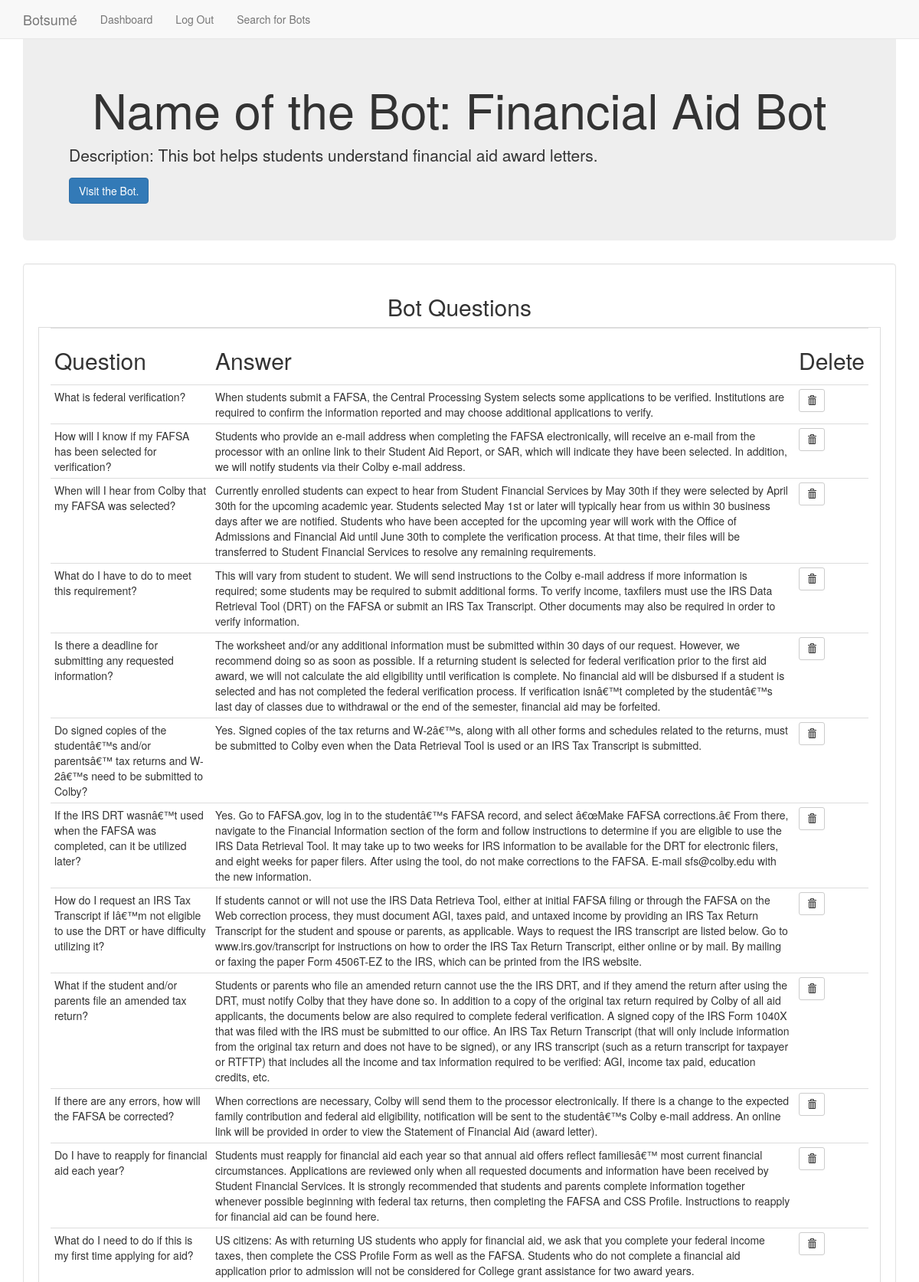
Screenshot of /botsume.php?id=2dcb25be-a351-11e6-ae29-bb567f77d6cd (signed in, upper part) with the database file from the repository.
### tables this page shows
CREATE TABLE `bots` (
  `id` int(11) NOT NULL,
  `userid` text NOT NULL,
  `botname` text NOT NULL,
  `description` text NOT NULL,
  `botid` text NOT NULL,
  `imgsrc` text NOT NULL
);

CREATE TABLE `questions` (
  `id` int(14) NOT NULL,
  `botid` text NOT NULL,
  `questionid` text NOT NULL,
  `question` text NOT NULL,
  `answer` text NOT NULL
);

### controller.php (called while the page is built, shortened)
<?php
class Controller
{
	public function view($view, $data = array())
	{
		require_once 'views/'.$view.'.php';
	}
}

### botsume.php (called while the page is built, shortened)
<?php
	include "connect.php";
	$botid = $_GET['id'];
	$userid = $_SESSION['userid'];
	$conn = $controller->connect();
	$message = NULL;
	$bot = $controller->model('bot');
	$botinfo = $bot->getSpecificBot($conn, $userid, $botid);
	$fbinfo = $bot->getFacebook($conn, $botid);
	$questions = $bot->getQuestions($conn, $botid);
	$controller->view('header');
	$controller->view('botsume', $data = array('bot'=>$botinfo,'questions'=>$questions,'fbinfo'=>$fbinfo, 'message' => $message));
	$controller->view('footer');
?>

### models/bot.php (called while the page is built, shortened)
<?php
class Bot
{
	public function getSpecificBot($conn, $userid, $botid)
	{
		$getBot = mysqli_query($conn, "SELECT * FROM bots WHERE userid = '$userid' AND botid = '$botid' ");
		$myBot = array();
		while ($row = mysqli_fetch_assoc($getBot))
		{
			array_push($myBot, $row);
		}
		return $myBot;
	}
	public function getQuestions($conn, $botid)
	{
		$getQuestions = mysqli_query($conn, "SELECT * FROM questions WHERE botid = '$botid'");
		if (mysqli_num_rows($getQuestions) == 0)
		{
			return 0;
		}
		else
		{
			$questions = array();
			while ($row = mysqli_fetch_assoc($getQuestions))
			{
				array_push($questions, $row);
			}
			return $questions;
		}
	}
}

### views/botsume.php (the view, shortened to what this page needs)
<div class = "container" style = "padding-top: 40px;">
	<div class = "jumbotron">
		<h1 style = "text-align: center;">Name of the Bot: <?php echo $data['bot'][0]['botname'];?></h1>
		<p>Description: <?php echo $data['bot'][0]['description'];?></p>
		<a class = "btn btn-primary" href = "bot.php?m=<?php echo $data['bot'][0]['botid'];?>">Visit the Bot.</a>
	</div>
	<div class = "well" style = "background-color: white;">
		<h2 style = "text-align: center;">Bot Questions</h2>
		<div class = "table table-bordered table-responsive container-fluid">
			<table class = "table table-condensed">
				<tr>
					<td><h2>Question</h2></td>
					<td><h2>Answer</h2></td>
					<td><h2>Delete</h2></td>
				</tr>
				<?php if ($data['questions'] != 0){ foreach ($data['questions'] as $question) {?>
					<tr>
						<td><?php echo $question['question'];?></td>
						<td><?php echo $question['answer'];?></td>
						<td>
							<form action = "" method = "POST">
								<button class = "btn btn-default btn-sm" name = "delete">
									<span class = "glyphicon glyphicon-trash" aria-hidden = "true"></span>
								</button>
							</form>
						</td>
					</tr>
				<?php }}?>
			</table>
		</div>
	</div>
</div>

### views/header.php (shortened to what this page needs)
<!DOCTYPE html>
<html lang="en">
<head>
    <link rel="stylesheet" href="css/bootstrap.min.css">
</head>
<body>
    <nav class="navbar navbar-default navbar-fixed-top" role="navigation">
        <div class="container">
            <div class="navbar-header">
                <a class="navbar-brand" href="index.php">Botsumé</a>
            </div>
            <div class="collapse navbar-collapse" id="bs-example-navbar-collapse-1">
                <ul class="nav navbar-nav">
                    <?php if (isset($_SESSION['userid'])){?>
                        <li><a href = "dashboard.php">Dashboard</a>
                        <li><a href= "logout.php">Log Out</a></li>
                    <?php } else {?>
                        <li><a href = "signup.php">Sign Up</a></li>
                        <li><a href = "login.php">Log In</a></li>
                    <?php }?>
                        <li><a href = "search.php">Search for Bots</a></li>
                </ul>
            </div>
        </div>
    </nav>

### views/footer.php
</body>
</html>

### rows the page displays
bots: botname "Financial Aid Bot", description "This bot helps students understand financial aid award letters."
questions: question "What is federal verification?", answer "When students submit a FAFSA, the Central Processing System selects some applications to be verified. Institutions are required to confirm the information reported and may choose additional applications to verify."
questions: question "How will I know if my FAFSA has been selected for verification?", answer "Students who provide an e-mail address when completing the FAFSA electronically, will receive an e-mail from the processor with an online link to their Student Aid Report, or SAR, which will indicate they have been selected. In addition, we will notify students via their Colby e-mail address."
questions: question "When will I hear from Colby that my FAFSA was selected?", answer "Currently enrolled students can expect to hear from Student Financial Services by May 30th if they were selected by April 30th for the upcoming academic year. Students selected May 1st or later will typically hear from us within 30 business days after we are notified. Students who have been accepted for the upcoming year will work with the Office of Admissions and Financial Aid until June 30th to complete the verification process. At that time, their files will be transferred to Student Financial Services to resolve any remaining requirements."
questions: question "What do I have to do to meet this requirement?", answer "This will vary from student to student. We will send instructions to the Colby e-mail address if more information is required; some students may be required to submit additional forms. To verify income, taxfilers must use the IRS Data Retrieval Tool (DRT) on the FAFSA or submit an IRS Tax Transcript. Other documents may also be required in order to verify information."
questions: question "Is there a deadline for submitting any requested information?", answer "The worksheet and/or any additional information must be submitted within 30 days of our request. However, we recommend doing so as soon as possible. If a returning student is selected for federal verification prior to the first aid award, we will not calculate the aid eligibility until verification is complete. No financial aid will be disbursed if a student is selected and has not completed the federal verification process. If verification isnâ€™t completed by the studentâ€™s last day of classes due to withdrawal or the end of the semester, financial aid may be forfeited."
questions: question "Do signed copies of the studentâ€™s and/or parentsâ€™ tax returns and W-2â€™s need to be submitted to Colby?", answer "Yes. Signed copies of the tax returns and W-2â€™s, along with all other forms and schedules related to the returns, must be submitted to Colby even when the Data Retrieval Tool is used or an IRS Tax Transcript is submitted."
questions: question "If the IRS DRT wasnâ€™t used when the FAFSA was completed, can it be utilized later?", answer "Yes. Go to FAFSA.gov, log in to the studentâ€™s FAFSA record, and select â€œMake FAFSA corrections.â€ From there, navigate to the Financial Information section of the form and follow instructions to determine if you are eligible to use the IRS Data Retrieval Tool. It may take up to two weeks for IRS information to be available for the DRT for electronic filers, and eight weeks for paper filers. After using the tool, do not make corrections to the FAFSA. E-mail sfs@colby.edu with the new information."
questions: question "How do I request an IRS Tax Transcript if Iâ€™m not eligible to use the DRT or have difficulty utilizing it?", answer "If students cannot or will not use the IRS Data Retrieva Tool, either at initial FAFSA filing or through the FAFSA on the Web correction process, they must document AGI, taxes paid, and untaxed income by providing an IRS Tax Return Transcript for the student and spouse or parents, as applicable. Ways to request the IRS transcript are listed below. Go to www.irs.gov/transcript for instructions on how to order the IRS Tax Return Transcript, either online or by mail. By mailing or faxing the paper Form 4506T-EZ to the IRS, which can be printed from the IRS website."
questions: question "What if the student and/or parents file an amended tax return?", answer "Students or parents who file an amended return cannot use the the IRS DRT, and if they amend the return after using the DRT, must notify Colby that they have done so. In addition to a copy of the original tax return required by Colby of all aid applicants, the documents below are also required to complete federal verification. A signed copy of the IRS Form 1040X that was filed with the IRS must be submitted to our office. An IRS Tax Return Transcript (that will only include information from the original tax return and does not have to be signed), or any IRS transcript (such as a return transcript for taxpayer or RTFTP) that includes all the income and tax information required to be…"
questions: question "If there are any errors, how will the FAFSA be corrected?", answer "When corrections are necessary, Colby will send them to the processor electronically. If there is a change to the expected family contribution and federal aid eligibility, notification will be sent to the studentâ€™s Colby e-mail address. An online link will be provided in order to view the Statement of Financial Aid (award letter)."
questions: question "Do I have to reapply for financial aid each year?", answer "Students must reapply for financial aid each year so that annual aid offers reflect familiesâ€™ most current financial circumstances. Applications are reviewed only when all requested documents and information have been received by Student Financial Services. It is strongly recommended that students and parents complete information together whenever possible beginning with federal tax returns, then completing the FAFSA and CSS Profile. Instructions to reapply for financial aid can be found here."
questions: question "What do I need to do if this is my first time applying for aid?", answer "US citizens: As with returning US students who apply for financial aid, we ask that you complete your federal income taxes, then complete the CSS Profile Form as well as the FAFSA. Students who do not complete a financial aid application prior to admission will not be considered for College grant assistance for two award years."
